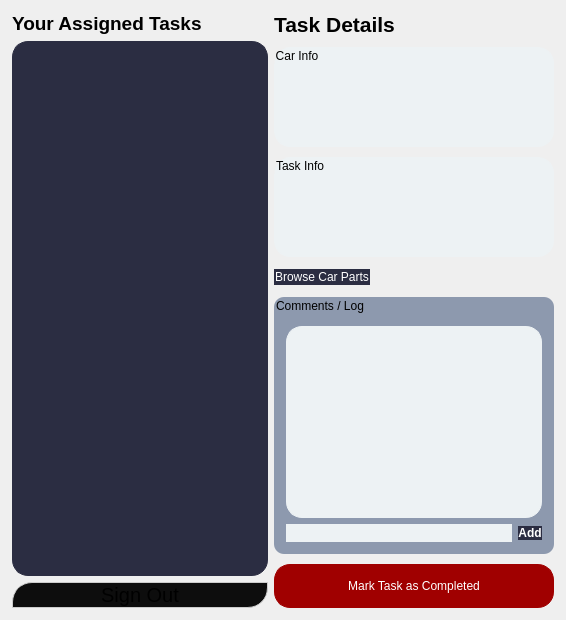
      <widget class="QWidget" name="workerDashboardPage">
       <property name="styleSheet">
        <string notr="true">

									QWidget#workerDashboardPage {
									background-color: rgb(0, 0, 0);
									}

								</string>
       </property>
       <layout class="QHBoxLayout" name="workerMainLayout">
        <property name="leftMargin">
         <number>12</number>
        </property>
        <property name="topMargin">
         <number>12</number>
        </property>
        <property name="rightMargin">
         <number>12</number>
        </property>
        <property name="bottomMargin">
         <number>12</number>
        </property>
        <item>
         <layout class="QVBoxLayout" name="workerTaskListLayout">
          <item>
           <widget class="QLabel" name="workerTasksTitle">
            <property name="font">
             <font>
              <pointsize>14</pointsize>
              <bold>true</bold>
             </font>
            </property>
            <property name="styleSheet">
             <string notr="true">

														QLabel#workerTasksTitle {
														font-weight: bold;
														}

													</string>
            </property>
            <property name="text">
             <string>Your Assigned Tasks</string>
            </property>
           </widget>
          </item>
          <item>
           <widget class="QListWidget" name="workerTaskListWidget">
            <property name="sizePolicy">
             <sizepolicy hsizetype="Preferred" vsizetype="Expanding">
              <horstretch>0</horstretch>
              <verstretch>1</verstretch>
             </sizepolicy>
            </property>
            <property name="styleSheet">
             <string notr="true">

														QListWidget#workerTaskListWidget {
														background-color: #2B2D42;
														border: 1px solid #2B2D42;
														border-radius: 16px;
														}

													</string>
            </property>
           </widget>
          </item>
          <item>
           <widget class="QPushButton" name="workerBackButton">
            <property name="styleSheet">
             <string notr="true">

														QPushButton#workerBackButton {
														background-color: #0d0d0d;
														border: 1px solid #cccccc;
														border-top-left-radius: 20px;
														border-bottom-right-radius: 20px;
														font-size: 20px;
														}

														QPushButton#workerBackButton:hover {
														background-color: #490303;
														}

													</string>
            </property>
            <property name="text">
             <string>Sign Out</string>
            </property>
            <property name="icon">
             <iconset resource="AutoMagik.qrc">
              <normaloff>:/icons/back.svg</normaloff>:/icons/back.svg</iconset>
            </property>
            <property name="autoRepeat">
             <bool>false</bool>
            </property>
           </widget>
          </item>
         </layout>
        </item>
        <item>
         <layout class="QVBoxLayout" name="workerTaskDetailLayout">
          <property name="spacing">
           <number>10</number>
          </property>
          <item>
           <widget class="QLabel" name="workerDetailTitle">
            <property name="font">
             <font>
              <pointsize>16</pointsize>
              <bold>true</bold>
             </font>
            </property>
            <property name="text">
             <string>Task Details</string>
            </property>
           </widget>
          </item>
          <item>
           <widget class="QGroupBox" name="carInfoGroupBox">
            <property name="minimumSize">
             <size>
              <width>0</width>
              <height>100</height>
             </size>
            </property>
            <property name="font">
             <font>
              <bold>false</bold>
              <stylestrategy>PreferDefault</stylestrategy>
             </font>
            </property>
            <property name="styleSheet">
             <string notr="true">

														QGroupBox#carInfoGroupBox {
														border-radius: 16px;
														background-color: #EDF2F4;
														border: 1px solid #EDF2F4;
														color: black;
														}

													</string>
            </property>
            <property name="title">
             <string>Car Info</string>
            </property>
           </widget>
          </item>
          <item>
           <widget class="QGroupBox" name="taskInfoGroupBox">
            <property name="minimumSize">
             <size>
              <width>0</width>
              <height>100</height>
             </size>
            </property>
            <property name="font">
             <font>
              <bold>false</bold>
             </font>
            </property>
            <property name="styleSheet">
             <string notr="true">

														QGroupBox#taskInfoGroupBox {
														border-radius: 16px;
														background-color: #EDF2F4;
														border: 1px solid #EDF2F4;
														color: black;
														}

													</string>
            </property>
            <property name="title">
             <string>Task Info</string>
            </property>
           </widget>
          </item>
          <item>
           <layout class="QHBoxLayout" name="horizontalLayout_CarInfoButton">
            <item>
             <widget class="QPushButton" name="carInfoButton">
              <property name="enabled">
               <bool>false</bool>
              </property>
              <property name="styleSheet">
               <string notr="true">

																QPushButton#carInfoButton {
																border: 1px solid rgb(43, 45, 66);;
																background-color: rgb(43, 45, 66);
																border-radius: 16px;
																color: white;
																}

																QPushButton#carInfoButton:hover {
																background-color: #490303;
																}

															</string>
              </property>
              <property name="text">
               <string>Browse Car Parts</string>
              </property>
              <property name="icon">
               <iconset resource="AutoMagik.qrc">
                <normaloff>:/icons/info.svg</normaloff>:/icons/info.svg</iconset>
              </property>
             </widget>
            </item>
            <item>
             <spacer name="horizontalSpacer_CarInfoButton">
              <property name="orientation">
               <enum>Qt::Orientation::Horizontal</enum>
              </property>
              <property name="sizeHint" stdset="0">
               <size>
                <width>40</width>
                <height>20</height>
               </size>
              </property>
             </spacer>
            </item>
           </layout>
          </item>
          <item>
           <widget class="QGroupBox" name="commentsGroupBox">
            <property name="styleSheet">
             <string notr="true">

														QGroupBox#commentsGroupBox {
														border-radius: 10px;
														background-color: rgb(141, 153, 174);
														}

													</string>
            </property>
            <property name="title">
             <string>Comments / Log</string>
            </property>
            <layout class="QVBoxLayout" name="commentsLayout">
             <item>
              <widget class="QTextEdit" name="commentsTextEdit">
               <property name="styleSheet">
                <string notr="true">

																	QTextEdit#commentsTextEdit {
																	border-radius: 16px;
																	background-color: #EDF2F4;
																	border: 1px solid #EDF2F4;
																	color: rgb(0, 0, 0);
																	}

																</string>
               </property>
              </widget>
             </item>
             <item>
              <layout class="QHBoxLayout" name="newCommentLayout">
               <item>
                <widget class="QLineEdit" name="newCommentLineEdit">
                 <property name="styleSheet">
                  <string notr="true">

																			QLineEdit#newCommentLineEdit {
																			border-radius: 10px;
																			background-color: #EDF2F4;
																			border: 1px solid #EDF2F4;
																			color: rgb(0, 0, 0);
																			}

																		</string>
                 </property>
                </widget>
               </item>
               <item>
                <widget class="QPushButton" name="addCommentButton">
                 <property name="enabled">
                  <bool>false</bool>
                 </property>
                 <property name="styleSheet">
                  <string notr="true">

																			QPushButton#addCommentButton {
																			border-radius: 16px;
																			background-color: rgb(43, 45, 66);
																			color: white;
																			font-weight: bold;
																			}

																			QPushButton#addCommentButton:hover {
																			background-color: #490303;
																			}

																		</string>
                 </property>
                 <property name="text">
                  <string>Add</string>
                 </property>
                 <property name="icon">
                  <iconset resource="AutoMagik.qrc">
                   <normaloff>:/icons/add_comment.svg</normaloff>:/icons/add_comment.svg</iconset>
                 </property>
                </widget>
               </item>
              </layout>
             </item>
            </layout>
           </widget>
          </item>
          <item>
           <spacer name="workerDetailSpacer">
            <property name="orientation">
             <enum>Qt::Orientation::Vertical</enum>
            </property>
            <property name="sizeHint" stdset="0">
             <size>
              <width>0</width>
              <height>0</height>
             </size>
            </property>
           </spacer>
          </item>
          <item>
           <widget class="QPushButton" name="markCompleteButton">
            <property name="enabled">
             <bool>false</bool>
            </property>
            <property name="minimumSize">
             <size>
              <width>0</width>
              <height>44</height>
             </size>
            </property>
            <property name="styleSheet">
             <string notr="true">

														QPushButton#markCompleteButton {
														background-color: #A00000;
														border-radius: 16px;
														border: 1px solid #A00000;
														color: white;
														}

														QPushButton#markCompleteButton:hover {
														background-color: #490303;
														}

													</string>
            </property>
            <property name="text">
             <string>Mark Task as Completed</string>
            </property>
            <property name="icon">
             <iconset resource="AutoMagik.qrc">
              <normaloff>:/icons/check.svg</normaloff>:/icons/check.svg</iconset>
            </property>
           </widget>
          </item>
         </layout>
        </item>
       </layout>
      </widget>
